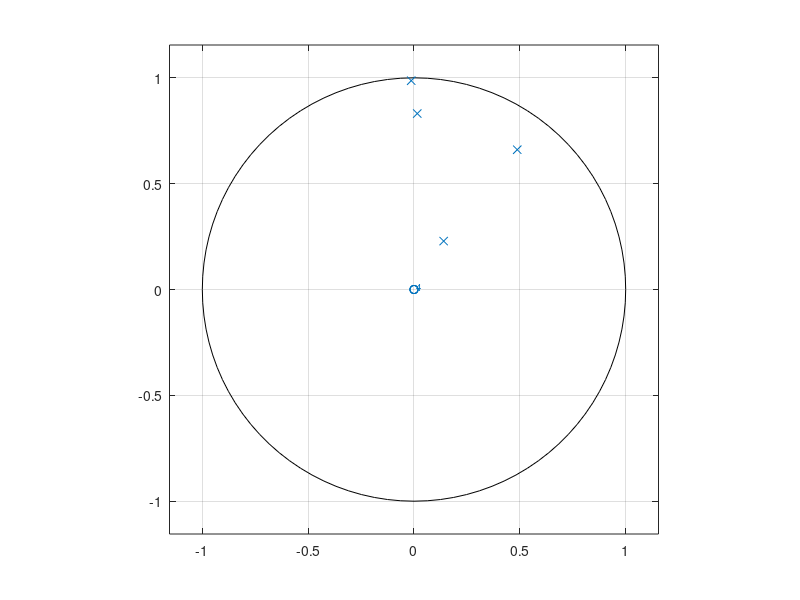

MATLAB code to generate this figure: (Note: this script raises an error after producing the figure.)
clear all
close all
clc

%Variables

N = 5000; %nombre echantillons
p = 4; %ordre
moy = 0; %moyenne BBG
sigma = 1; %variance BBG
BBG = moy + sigma*(randn(1,N)+1j*randn(1,N));
count = 0;
valide = 0;
Fe = 1;
f = -1/2:1/N:1/2-1/N; %axe frequence

while valide == 0
    coeff_reel = randi([-9.99999*10^5,9.99999*10^5],1,p); %coefficients polynome
    coeff_reel = coeff_reel./10^6; %compris entre -1 et 1
    coeff_img = randi([-9.99999*10^5,9.99999*10^5],1,p);
    coeff_img = coeff_img./10^6;
    pi_coef_img = coeff_reel + 1j*coeff_img
    for i=1:p
        if sqrt(real(pi_coef_img(1,i)).^2 + imag(pi_coef_img(1,i)).^2) > 1 
            valide = 0;
            count = count + 1
            break;
        else
            valide = 1;
        end    
    end
end

%Rapport signal sur bruit
RSB1 = -5;
RSB2 = 0;
RSB3 = 10;
    
%Fonction de transfert
poly_genere_img = poly(pi_coef_img);
H = [[1, 0, 0 ,0 , 0];[poly_genere_img(1,1), poly_genere_img(1,2), poly_genere_img(1,3), poly_genere_img(1,4), poly_genere_img(1,5)]];
h = freqz(H(1,:), H(2,:), 2*pi*f);

%Affichage des poles/zeros
zplane(H(1,:), H(2,:));

% Processus genere (apres filtre)
proc_auto_reg_img = filter(H(1,:), H(2,:), BBG);
par_f = temp_freq_display(Fe, N,proc_auto_reg_img);
pow_spectrum = power_spectrum(Fe, N,proc_auto_reg_img);
zero_number = zero_crossing(proc_auto_reg_img);

Aire_trapeze = aire_trapz_fft(-0.12,0.24,proc_auto_reg_img);
Aire_rectangle = aire_rec(-0.12,0.24,f,proc_auto_reg_img );

Aire_trapeze_total = aire_trapz_fft(-0.5,0.49,proc_auto_reg_img);
Aire_rectangle_total = aire_rec(-0.5,0.49,f,proc_auto_reg_img);

matlab_function=trapz(f,pow_spectrum) %fct de verification sur -O.5 a 0.5

%Affichage

fprintf('Trapeze Method: The spectrum power between f1 and f2 :\n');
disp(Aire_trapeze);
fprintf('Rectangle Method: The spectrum power between f1 and f2 :\n');
disp(Aire_rectangle);

fprintf('Trapeze Method: The spectrum power between -0.5 and 0.49 :\n');
disp(Aire_trapeze_total);
fprintf('Rectangle Method: The spectrum power between -0.5 and 0.49 :\n');
disp(Aire_rectangle_total);

